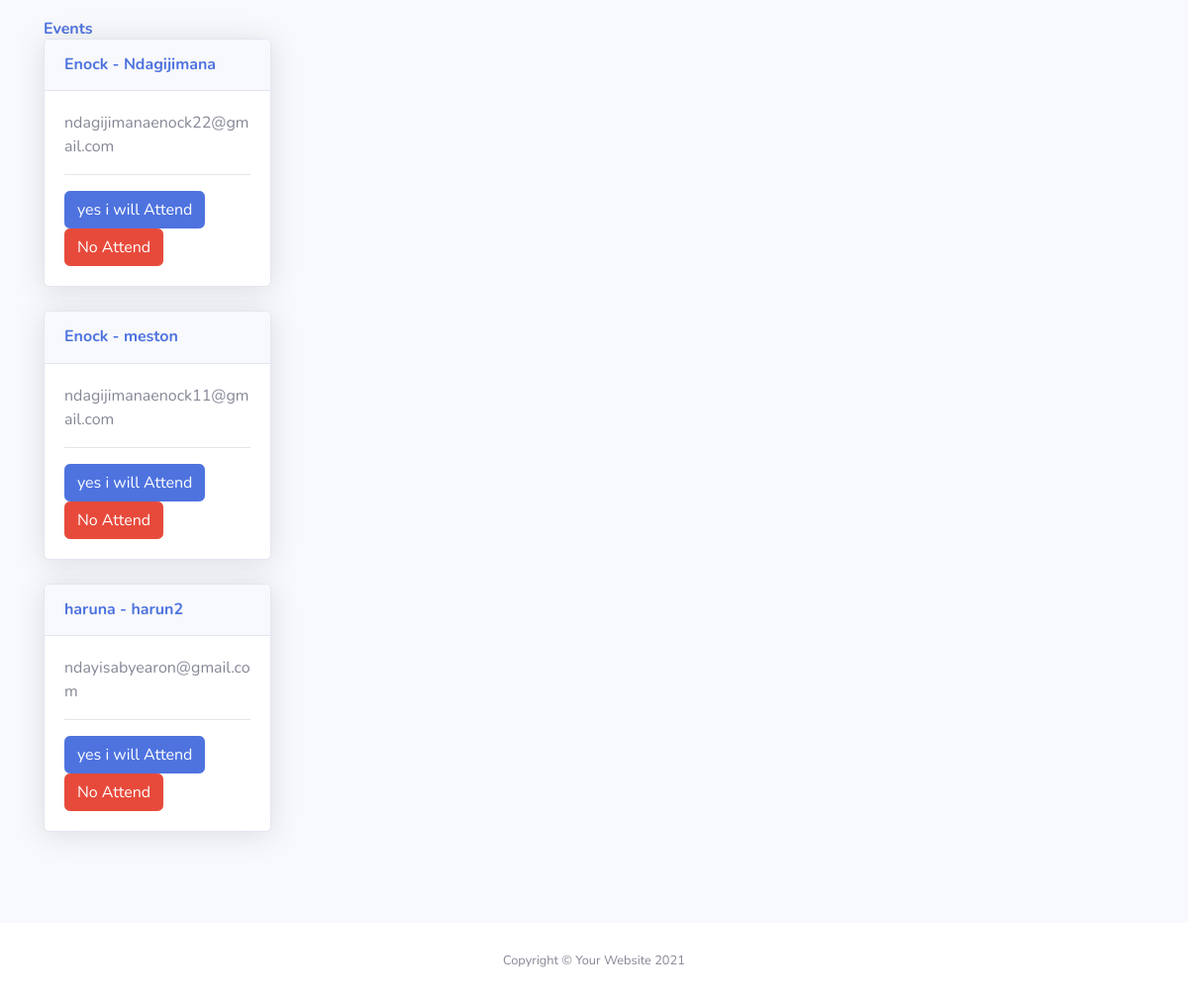
The app's page /android/dashboard.php with its own data.
### tables this page shows
CREATE TABLE `usertbl` (
  `uid` int(11) NOT NULL,
  `Firstname` varchar(45) NOT NULL,
  `Lastname` varchar(45) NOT NULL,
  `phoneNumber` varchar(45) NOT NULL,
  `email` varchar(45) NOT NULL,
  `password` varchar(200) NOT NULL,
  `Status` int(3) NOT NULL,
  `addedDate` timestamp NOT NULL DEFAULT current_timestamp()
);

### android/dashboard.php (the view, shortened to what this page needs)
<?php require_once('includes/config.php');
?>
<!DOCTYPE html>
<html lang="en">
<head>
    <link href="vendor/fontawesome-free/css/all.min.css" rel="stylesheet" type="text/css">
    <link href="css/sb-admin-2.min.css" rel="stylesheet">
</head>
<body id="page-top">
    <div id="wrapper">
        <div id="content-wrapper" class="d-flex flex-column">
            <div id="content">
                <div class="container-fluid">
                    <div class="row">
                        <div class="col-xl-3 col-md-6 mb-4">
                                <div class="card-body">
                                <h6 class="m-0 font-weight-bold text-primary">Events</h6>
                                    <div class="row no-gutters align-items-center">
                                                    <?php
                                                    $query =mysqli_query($con,"SELECT * FROM `usertbl` WHERE 1");
                                                    while ($row = mysqli_fetch_array($query)) {
                                                        ?>
                                        <div class="card shadow mb-4">
                                            <div class="card-header py-3">
                                                <h6 class="m-0 font-weight-bold text-primary"><?php echo $row['Firstname']; ?> -
                                                <?php echo $row['Lastname']; ?></h6>
                                            </div>
                                            <div class="card-body">
                                            <?php echo $row['email']; ?>
                                            <hr>
                                            <a href="#" class="btn btn-primary">yes i will Attend</a>
                                            <a href="#" class="btn btn-danger">No Attend</a>
                                            </div>
                                        </div>
                                        <?php
                                            }
                                        ?>
                                    </div>
                            </div>
                        </div>
                    </div>
                    <div class="row">
                    </div>
                </div>
            </div>
            <footer class="sticky-footer bg-white">
                <div class="container my-auto">
                    <div class="copyright text-center my-auto">
                        <span>Copyright &copy; Your Website 2021</span>
                    </div>
                </div>
            </footer>
        </div>
    </div>
</body>
</html>

### records on screen
usertbl: Firstname "Enock", Lastname "Ndagijimana", email "ndagijimanaenock22@gmail.com"
usertbl: Firstname "Enock", Lastname "meston", email "ndagijimanaenock11@gmail.com"
usertbl: Firstname "haruna", Lastname "harun2", email "ndayisabyearon@gmail.com"
